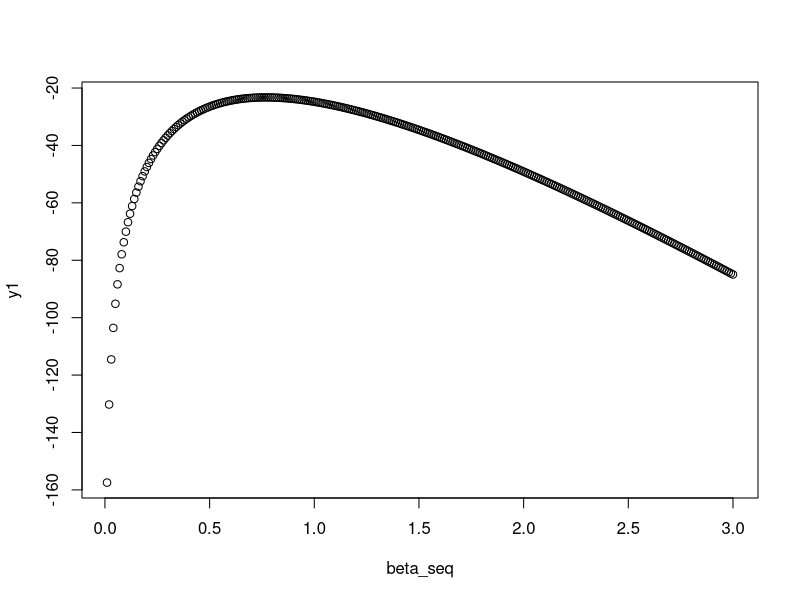
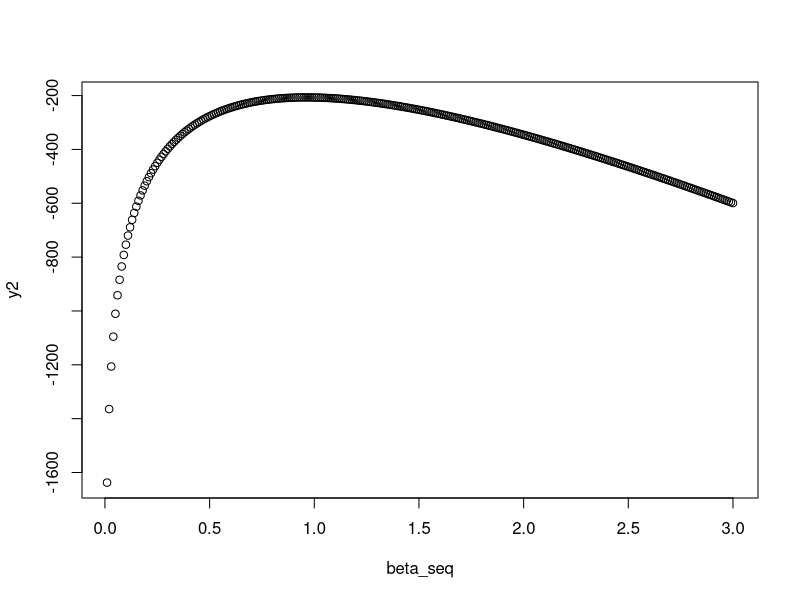
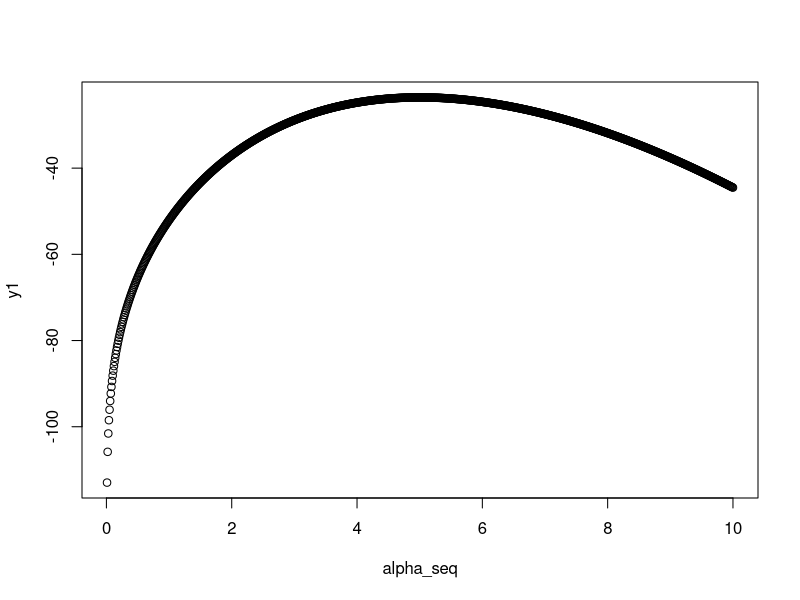
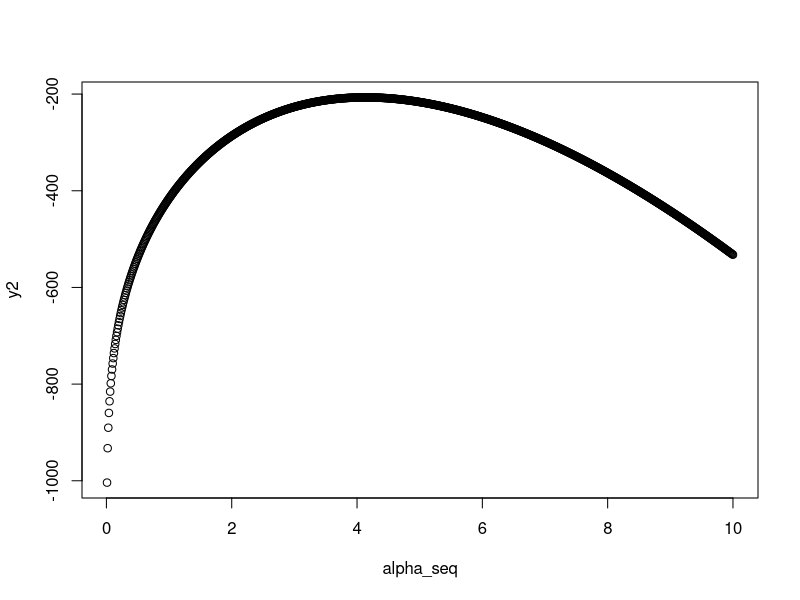
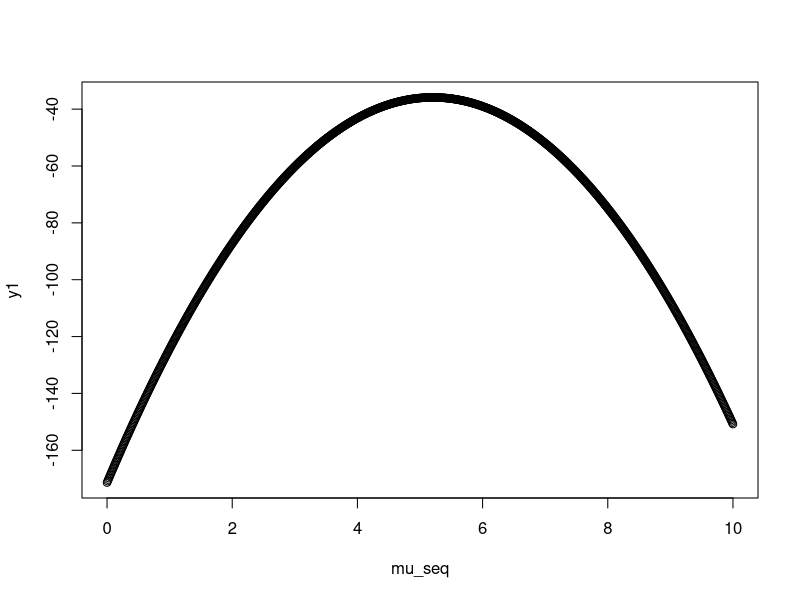
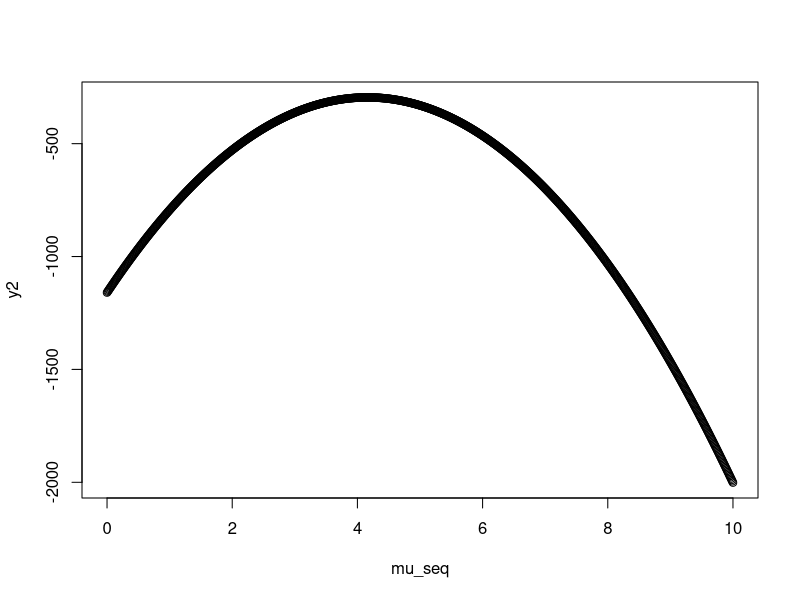
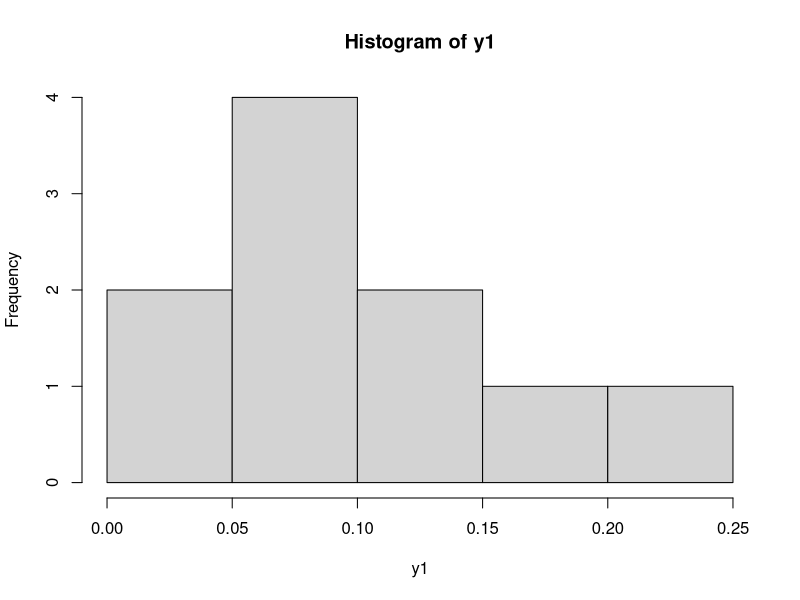
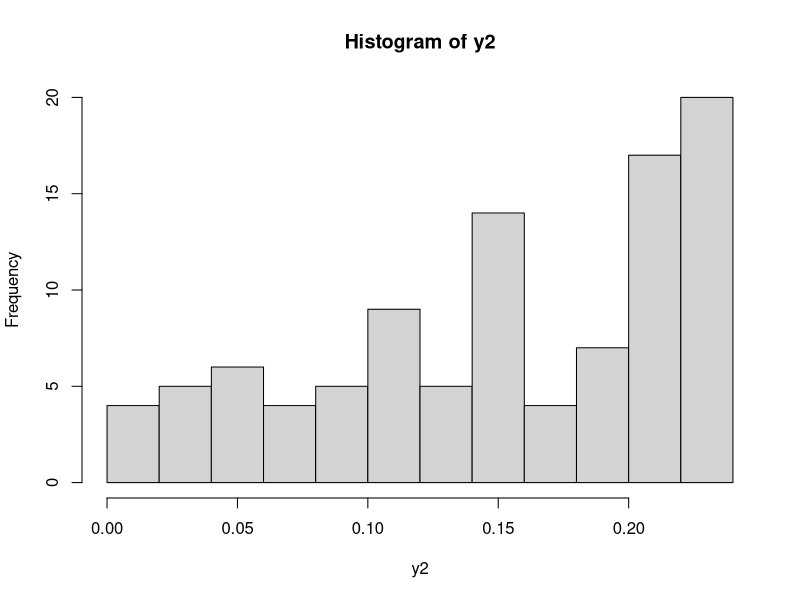

The R source for these figures, in order:
## ---- chunk 1
knitr::opts_chunk$set(echo = TRUE)
## ---- chunk 2
    set.seed(4711)
    x1 <- rgamma(n = 10, shape = 4, scale = 1)
    x2 <- rgamma(n = 100, shape = 4, scale = 1)
## ---- chunk 3
    llgamma <- function(x, alpha, beta) {
        return(length(x) * (alpha * log(beta) - lgamma(alpha)) + (alpha - 1) * sum(log(x)) - (beta*sum(x)))
    }

    print(llgamma(x = x1, alpha = 2, beta = 2))
## ---- chunk 4
    alpha <- 4
    beta_seq <- seq(0.01, 3, 0.01)
    y1 <- numeric(0)
    for (beta in beta_seq) {
        y1 <- c(y1, llgamma(x = x1, alpha = alpha, beta = beta))
    }
    y2 <- numeric(0)
    for (beta in beta_seq) {
        y2 <- c(y2, llgamma(x = x2, alpha = alpha, beta = beta))
    }
## ---- chunk 5
    plot(beta_seq, y1)
    beta_max_x1 <- beta_seq[which.max(y1)]
    print(paste("max value at beta =", beta_max_x1))
    plot(beta_seq, y2)
    beta_max_x2 <- beta_seq[which.max(y2)]
    print(paste("max value at beta =", beta_max_x2))
## ---- chunk 6
    beta <- 1
    alpha_seq <- seq(0.01, 10, 0.01)
    y1 <- numeric(0)
    for (alpha in alpha_seq) {
        y1 <- c(y1, llgamma(x = x1, alpha = alpha, beta = beta))
    }
    y2 <- numeric(0)
    for (alpha in alpha_seq) {
        y2 <- c(y2, llgamma(x = x2, alpha = alpha, beta = beta))
    }
## ---- chunk 7
    plot(alpha_seq, y1)
    alpha_max_x1 <- alpha_seq[which.max(y1)]
    print(paste("max value at alpha =", alpha_max_x1))
    plot(alpha_seq, y2)
    alpha_max_x2 <- alpha_seq[which.max(y2)]
    print(paste("max value at alpha =", alpha_max_x2))
## ---- chunk 8
    llnorm <- function(x, mu, sigma2){
      n <- length(x)
      return((-n/2) * log(2*pi*sigma2) + (-1/(2*sigma2)) * sum((x - mu)^2))
    }
    print(llnorm(x = x1, mu = 2, sigma2 = 1))
## ---- chunk 9
    sigma2 <- 1
    mu_seq <- seq(0, 10, 0.01)
    y1 <- numeric(0)
    for (mu in mu_seq) {
        y1 <- c(y1, llnorm(x = x1, mu = mu, sigma2 = sigma2))
    }
    y2 <- numeric(0)
    for (mu in mu_seq) {
        y2 <- c(y2, llnorm(x = x2, mu = mu, sigma2 = sigma2))
    }
## ---- chunk 10
    plot(mu_seq, y1)
    mu_max_x1 <- mu_seq[which.max(y1)]
    print(paste("max value at alpha =", mu_max_x1))
    plot(mu_seq, y2)
    mu_max_x2 <- mu_seq[which.max(y2)]
    print(paste("max value at alpha =", mu_max_x2))
## ---- chunk 11
    y1 <- dgamma(x1, shape = alpha_max_x1, scale = beta_max_x1)
    hist(y1)
    y2 <- dgamma(x2, shape = alpha_max_x2, scale = beta_max_x2)
    hist(y2)

    y3 <- dnorm(x1, mean = mu_max_x1, sd = 1)
    hist(y3)
    y4 <- dnorm(x2, mean = mu_max_x2, sd = 1)
    hist(y4)

    hist(x1)
    hist(x2)
## ---- chunk 12
    gamma_beta_mle <- function(x, alpha) {
        return(length(x) * alpha / sum(x))
    }
    print(gamma_beta_mle(x = x1, alpha = 4))
    print(gamma_beta_mle(x = x2, alpha = 4))
## ---- chunk 13
    norm_mu_mle <- function(x) {
        return(sum(x) / length(x))
    }

    norm_sigma2_mle <- function(x) {
        xhat <- norm_mu_mle(x)
        return(sum((x - xhat)^2) / length(x))
    }
    test_x <- 1:10
    print(norm_mu_mle(x = test_x))
    print(norm_sigma2_mle(x = test_x))
## ---- chunk 14
    set.seed(42)
    y10 <- rnorm(n = 10, mean = 10, sd = 2) # sqrt(4) = 2
    y10000 <- rnorm(n = 10000, mean = 10, sd = 2)
    print(norm_mu_mle(x = y10))
    print(norm_sigma2_mle(x = y10))
    print(norm_mu_mle(x = y10000))
    print(norm_sigma2_mle(x = y10000))
## ---- chunk 15
    llbeta <- function(par, x) {
      return(-sum(dbeta(x, par[1], par[2], log = TRUE)))
    }
## ---- chunk 16
    x <- rbeta(n = 100, shape1 = 0.2, shape2 = 2)
    hist(x)
## ---- chunk 17
    opt_res <- optim(par = c(1, 1), fn = llbeta, x = x, method = "L-BFGS-B", lower = 0.000001)
    print(opt_res$par)
## ---- chunk 18
    n <- 2000
    beta1_mle <- numeric(n)
    beta2_mle <- numeric(n)
    mu1 <- numeric(n)
    mu2 <- numeric(n)
    sigma1 <- numeric(n)
    sigma2 <- numeric(n)

    for (i in 1:n) {
        x1 <- rgamma(n = 10, shape = 4, rate = 1)
        x2 <- rgamma(n = 10000, shape = 4, rate = 1)
        beta1_mle[i] <- gamma_beta_mle(x = x1, alpha = 4)
        beta2_mle[i] <- gamma_beta_mle(x = x2, alpha = 4)

        y1 <- rnorm(n = 10, mean = 10, sd = 2)
        y2 <- rnorm(n = 10000, mean = 10, sd = 2)
        mu1[i] <- norm_mu_mle(x = y1)
        mu2[i] <- norm_mu_mle(x = y2)
        sigma1[i] <- norm_sigma2_mle(x = y1)
        sigma2[i] <- norm_sigma2_mle(x = y2)
    }
## ---- chunk 19
    hist(beta1_mle)
    hist(beta2_mle)
    hist(mu1)
    hist(mu2)
    hist(sigma1)
    hist(sigma2)
## ---- chunk 20
    n <- 2000
    beta1_mle <- numeric(n)
    beta2_mle <- numeric(n)
    mu1 <- numeric(n)
    mu2 <- numeric(n)
    sigma1 <- numeric(n)
    sigma2 <- numeric(n)
    x1 <- rgamma(n = 10, shape = 4, rate = 1)
    x2 <- rgamma(n = 10000, shape = 4, rate = 1)
    y1 <- rnorm(n = 10, mean = 10, sd = 2)
    y2 <- rnorm(n = 10000, mean = 10, sd = 2)

    for (i in 1:n) {
        beta1_mle[i] <- gamma_beta_mle(x = sample(x1, 10, replace = TRUE), alpha = 4)
        beta2_mle[i] <- gamma_beta_mle(x = sample(x2, 10000, replace = TRUE), alpha = 4)
        mu1[i] <- norm_mu_mle(x = sample(y1, 10, replace = TRUE))
        mu2[i] <- norm_mu_mle(x = sample(y2, 10000, replace = TRUE))
        sigma1[i] <- norm_sigma2_mle(x = sample(y1, 10, replace = TRUE))
        sigma2[i] <- norm_sigma2_mle(x = sample(y2, 10000, replace = TRUE))
    }
## ---- chunk 21
    hist(beta1_mle)
    hist(beta2_mle)
    hist(mu1)
    hist(mu2)
    hist(sigma1)
    hist(sigma2)
